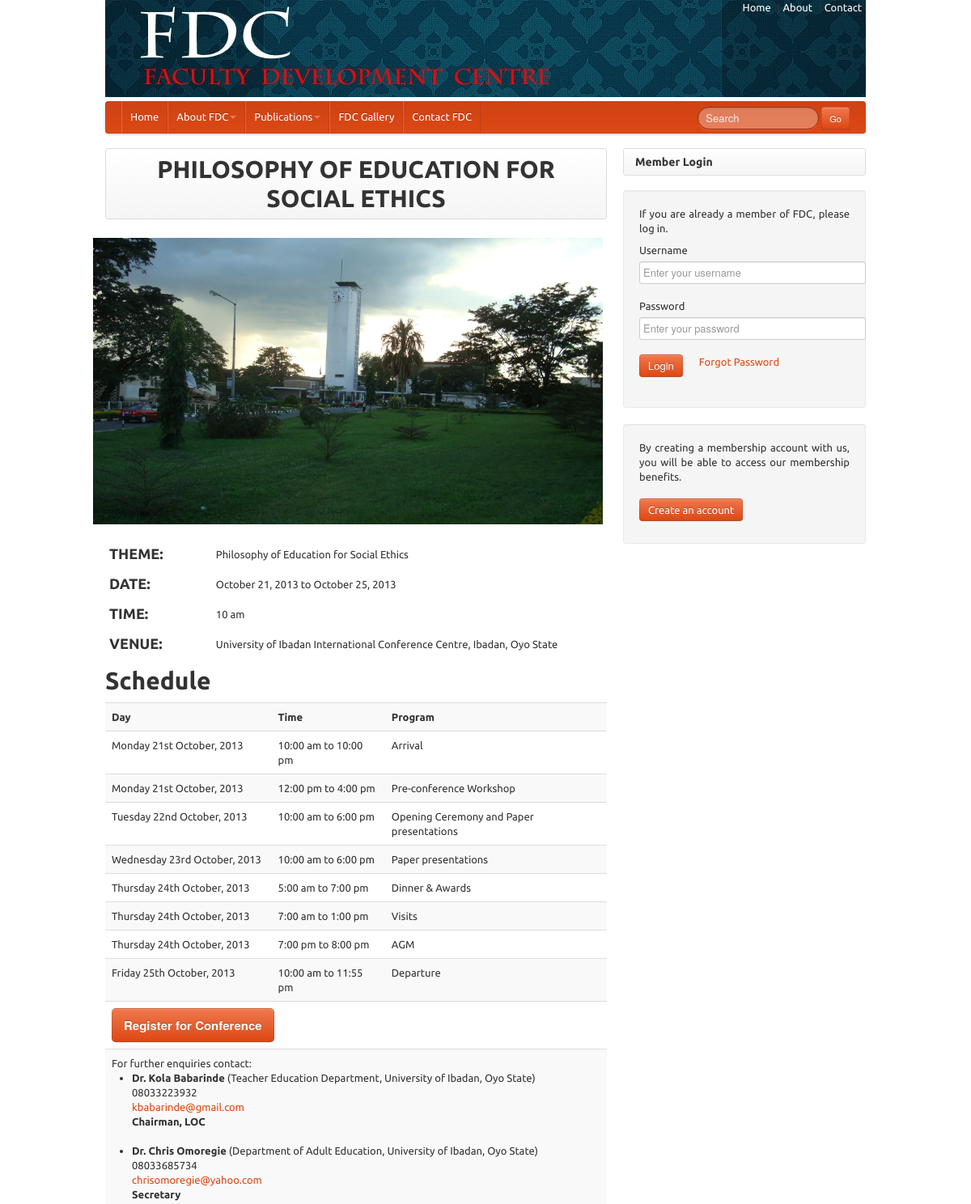
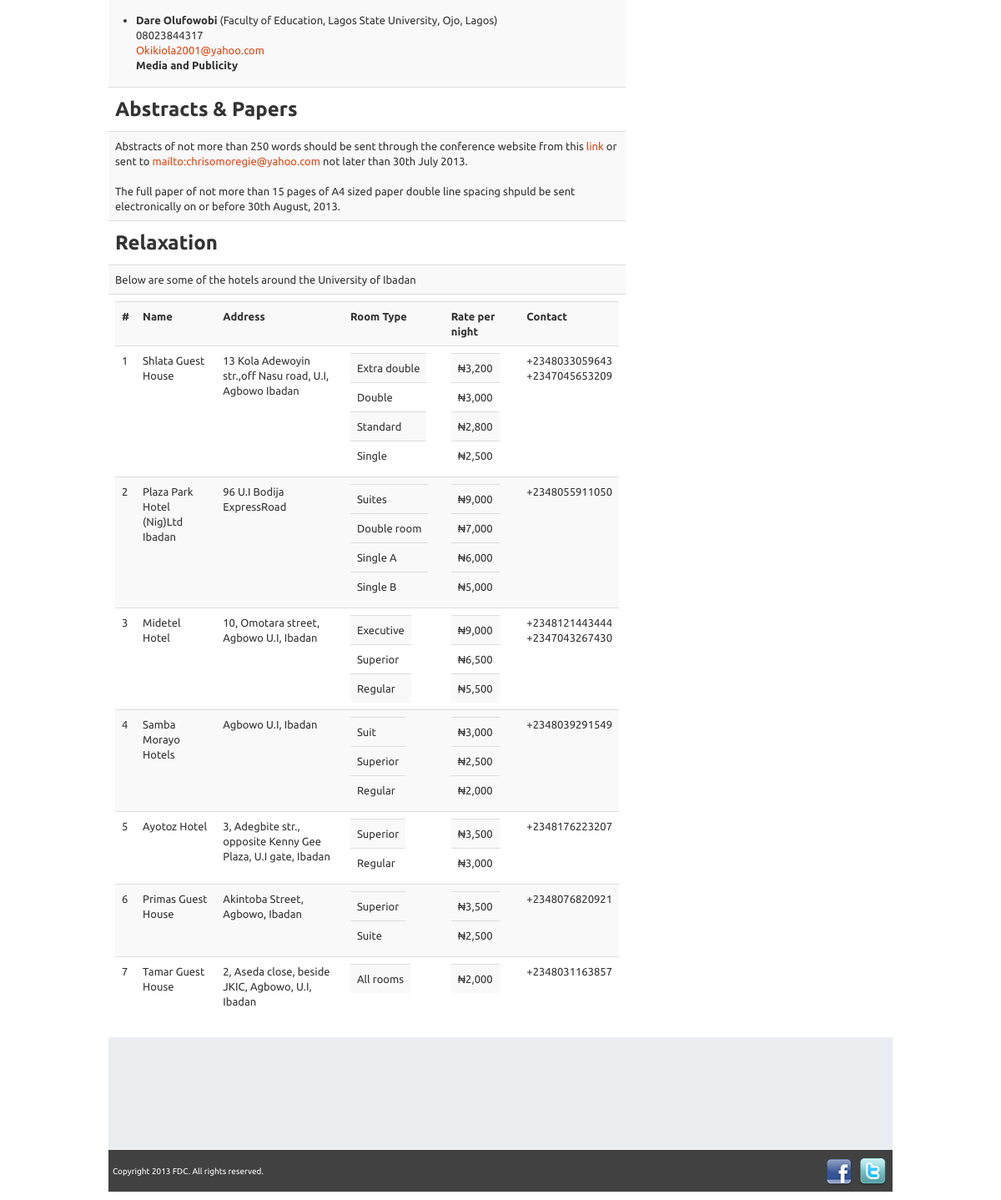
/conference_details.php?id=WIMPGZK0EO34952, run on the app's committed database (2 pictures, top to bottom).
### tables this page shows
CREATE TABLE IF NOT EXISTS `conferences` (
  `conference_id` int(4) NOT NULL AUTO_INCREMENT,
  `conference_code` char(15) DEFAULT NULL,
  `conference_title` varchar(200) DEFAULT NULL,
  `start_date` varchar(20) DEFAULT NULL COMMENT 'day, month and year',
  `end_date` varchar(20) DEFAULT NULL COMMENT 'day, month and year',
  `time` varchar(20) NOT NULL,
  `logo` varchar(100) NOT NULL,
  `conference_chairman` varchar(100) NOT NULL,
  `chairman_position` varchar(100) NOT NULL,
  `venue` text,
  `amount_charged` decimal(10,0) DEFAULT NULL,
  `date_added` varchar(20) DEFAULT NULL,
  `date_updated` varchar(20) DEFAULT NULL,
  `added_by` int(3) NOT NULL,
  `current` int(1) NOT NULL,
  PRIMARY KEY (`conference_id`),
  UNIQUE KEY `conference_code` (`conference_code`)
);

CREATE TABLE IF NOT EXISTS `conference_details` (
  `conference_detail_id` int(5) NOT NULL AUTO_INCREMENT,
  `conference_id` int(4) DEFAULT NULL,
  `day_title` varchar(200) DEFAULT NULL,
  `start_time` varchar(200) DEFAULT NULL,
  `end_time` varchar(200) DEFAULT NULL COMMENT 'timestamp',
  PRIMARY KEY (`conference_detail_id`)
);

### conference_details.php (the view, shortened to what the rows shown need)
<?php
require_once 'classes/Database.php';
require_once 'classes/Conference.php';
require_once 'classes/Utilities.php';
$conf = new Conference();
$util = new Utilities();
$conference = $conf->getConference($_GET[ID]);
$activities = $conf->getActivities($conference[CONFERENCE_ID]);
?>
<!DOCTYPE html>
<html lang="en">
<head>
    <link href="bootstrap/css/bootstrap.css" rel="stylesheet">
    <link id="switch_style" href="bootstrap/css/united/bootstrap.css" rel="stylesheet">
    <link href="css/main.css" rel="stylesheet">
    <link href="css/jquery.rating.css" rel="stylesheet">
  </head>
  <body>
    <div class="container">
	<?php require_once('header.php');?>
      <div class="row">
            <div class="span8">
             	<h1 class="breadcrumb"><center><?php echo strtoupper($conference[CONFERENCE_TITLE]); ?></center></h1>
                <table border="0" width="100%" cellspacing='5' cellpadding='5'>
                    <tr>
                        <td colspan="2">
                            <ul class="thumbnails pull-right">
                    <?php
                        $src = !empty($conference[LOGO])? $conference[LOGO] :"def_logo.jpg";
                    ?>
                    <img src="images/uploads/confs/<?php echo $src; ?>">
               </ul>
                        </td>
                    </tr>
                    <tr>
                        <td><h3>THEME:</h3></td><td><?php echo $conference[CONFERENCE_TITLE]; ?></td>
                    </tr>
                    <tr>
                        <td><h3>DATE:</h3></td>
                        <td><?php echo $util->getFriendlyDate($conference[START_DATE]); ?> to
                        <?php echo $util->getFriendlyDate($conference[END_DATE]); ?></td>
                    </tr>
                    <tr>
                        <td><h3>TIME:</h3></td><td> <?php echo $conference[TIME]; ?></td>
                    </tr>
                    <tr>
                        <td><h3>VENUE:</h3></td><td><?php echo $conference[VENUE]; ?></td>
                    </tr>
                </table>
                <p><h1>Schedule</h1></p>
            <table width="100%" cellspacing="2" cellpadding="2" class="table table-striped">
                    <tr align='left'>
                        <th>Day</th>
                        <th>Time</th>
                        <th>Program</th>
                    </tr>
                    <?php
                        foreach($activities as $act){
                    ?>
                    <tr>
                        <td><?php echo date("l jS  F, Y",$act[START_TIME]); ?></td>
                        <td><?php echo date("g:i a ",$act[START_TIME]); ?> to <?php echo date("g:i a ",$act[END_TIME]); ?> </td>
                        <td><?php echo $act[DAY_TITLE]; ?></td>
                    </tr>
                    <?php
                        }
                    ?>
                    <tr>
                        <td colspan="3"><h2>Abstracts & Papers</h2></td>
                    </tr>
                    <tr>
                        <td colspan="3"><h2>Relaxation</h2></td>
                    </tr>
                    <tr>
                        <td colspan="3">
                            <table width="100%">
                                <tr>
                                    <th>#</th>
                                    <th>Name</th>
                                    <th>Address</th>
                                    <th>Room Type</th>
                                    <th>Rate per night</th>
                                    <th>Contact</th>
                                </tr>
                            </table>
                        </td>
                    </tr>
                </table>
            </div>
      </div>
    <?php require_once('footer.php');?>
</body>
</html>

### data on the page
conferences: conference_title "PHILOSOPHY OF EDUCATION FOR SOCIAL ETHICS", logo (picture), conference_title "Philosophy of Education for Social Ethics", start_date "October 21, 2013", end_date "October 25, 2013", time "10 am", venue "University of Ibadan International Conference Centre, Ibadan, Oyo State"
conference_details: start_time "Monday 21st October, 2013", start_time "10:00 am", end_time "10:00 pm", day_title "Arrival"
conference_details: start_time "Monday 21st October, 2013", start_time "12:00 pm", end_time "4:00 pm", day_title "Pre-conference Workshop"
conference_details: start_time "Tuesday 22nd October, 2013", start_time "10:00 am", end_time "6:00 pm", day_title "Opening Ceremony and Paper presentations"
conference_details: start_time "Wednesday 23rd October, 2013", start_time "10:00 am", end_time "6:00 pm", day_title "Paper presentations"
conference_details: start_time "Thursday 24th October, 2013", start_time "5:00 am", end_time "7:00 pm", day_title "Dinner & Awards"
conference_details: start_time "Thursday 24th October, 2013", start_time "7:00 am", end_time "1:00 pm", day_title "Visits"
conference_details: start_time "Thursday 24th October, 2013", start_time "7:00 pm", end_time "8:00 pm", day_title "AGM"
conference_details: start_time "Friday 25th October, 2013", start_time "10:00 am", end_time "11:55 pm", day_title "Departure"
